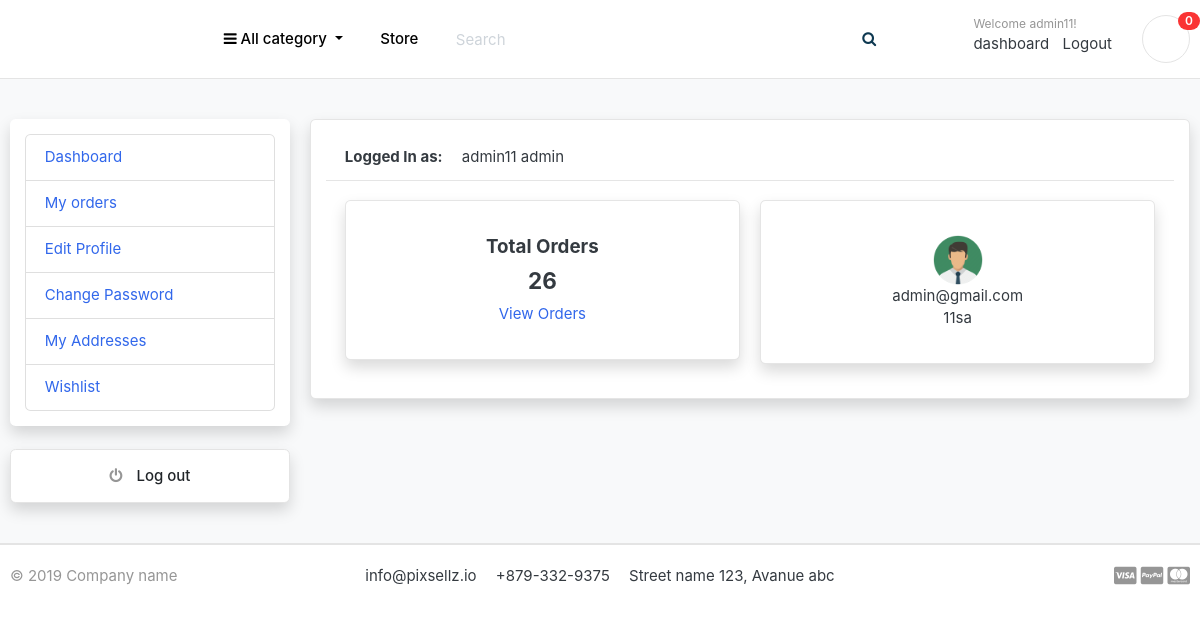
Screenshot of /accounts/dashboard/ (signed in) with the database file from the repository.
### accounts/models.py (models this page shows, shortened)
class Account(AbstractBaseUser,PermissionsMixin):
    first_name = models.CharField(max_length=50)
    last_name = models.CharField(max_length=50)
    username = models.CharField(max_length=50, unique=True)
    email = models.CharField(max_length=50, unique=True)
    phone_number = models.CharField(max_length=50, unique=True)
    date_joined = models.DateTimeField(auto_now_add=True)
    last_login = models.DateTimeField(auto_now_add=True)
    is_admin = models.BooleanField(default=False)
    is_staff = models.BooleanField(default=False)
    is_active = models.BooleanField(default=True)
    is_superadmin = models.BooleanField(default=False)
    is_verified = models.BooleanField(default=False)
    USERNAME_FIELD = 'email'
    REQUIRED_FIELDS = ['username', 'first_name', 'last_name']
    objects = MyAccountManager()

class UserProfile(models.Model):
    user = models.OneToOneField(Account, on_delete=models.CASCADE)
    address_line_1 = models.CharField(blank=True, max_length=100)
    address_line_2 = models.CharField(blank=True, max_length=100)
    profile_picture = models.ImageField(blank=True, upload_to='userprofile')
    city = models.CharField(blank=True, max_length=20)
    state = models.CharField(blank=True, max_length=20)
    country = models.CharField(blank=True, max_length=20)

### accounts/views.py (the view)
# urls.py: path('dashboard/', views.dashboard, name='dashboard'),
@login_required(login_url = 'signin')
def dashboard(request):
    orders = Order.objects.order_by('-created_at').filter(user_id=request.user.id, is_ordered=True)
    orders_count = orders.count()
    userprofile = UserProfile.objects.get(user_id=request.user.id)
    context = {
        'orders_count' : orders_count,
        'userprofile' : userprofile,
    }
    return render(request, 'user/dashboard.html', context)

### brand/context_processors.py (called while the page is built)
def menulinks(request):
    links = Brand.objects.all()
    return dict(link=links)

### carts/context_processors.py (called while the page is built)
def counter(request):
    cart_count = 0
    if 'admin' in request.path:
        return {}
    else:
        try:
            cart = Cart.objects.filter(cart_id=_cart_id(request))
            if request.user.is_authenticated:
                cart_items = CartItem.objects.all().filter(user=request.user)
            else:
                cart_items = CartItem.objects.all().filter(cart=cart[:1])
            for cart_item in cart_items:
                cart_count += cart_item.quantity
        except Cart.DoesNotExist:
            cart_item = 0
    return dict(cart_count=cart_count)

### carts/views.py (called while the page is built)
def _cart_id(request):
    cart = request.session.session_key
    if not cart:
        cart = request.session.create()
    return cart

### category/context_processors.py (called while the page is built)
def menu_links(request):
    links = Category.objects.all()
    return dict(links=links)

### category/models.py (called while the page is built)
    def get_url(self):
        return reverse('products_by_category', args=[self.slug])

### templates/user/dashboard.html
{% extends 'user/base.html' %}
{% block content %}
<section class="section-conten padding-y bg">
    <div class="container">
        <div class="row">
        {% include 'user/includes/dashboard_sidebar.html' %}
        <main class="col-md-9">
            <article class="card shadow p-3 bg-white rounded">
            <header class="card-header">
                <strong class="d-inline-block mr-3">Logged In as:</strong>
                <span>{{ user.first_name }} {{ user.last_name }}</span>
            </header>
            <div class="card-body">
                <div class="row">
                    <div class="col-md-6">
                        <div class="card shadow p-3 bg-white rounded" style="text-align: center;">
                            <div class="card-body">
                                <h5 class="title">Total Orders</h5>
                                <h4>{{orders_count}}</h4>
                                <a href="{% url 'my_orders' %}">View Orders</a>
                            </div>
                        </div>
                    </div>
                    <div class="col-md-6">
                        <div class="card shadow p-3 bg-white rounded" style="text-align: center;">
                            <div class="card-body">
                               <img src="{{userprofile.profile_picture.url}}" alt="User PRofile Picture" width="50" height="50" style="border-radius:50%;">
                               <p class="mb-0">{{user.email}}</p>
                               <p>{{user.phone_number}}</p>
                            </div>
                        </div>
                    </div>
                </div>
            </div>
            </article>
        </main>
    </div>
    </div>
    </section>
{% endblock %}

### templates/user/includes/navbar.html (shortened to what this page needs)
{% load static %}
<header class="section-header">
    <section class="header-main border-bottom">
        <div class="container">
            <div class="row align-items-center">
                <div class="col-lg-2 col-md-3 col-6">
                    <a href="{% url 'homepage' %}" class="brand-wrap">
                        <h3 style="color: white;">Gadgetcart</h3>
                    </a>
                </div>
                <div class="col-lg col-sm col-md col-6 flex-grow-0">
                    <div class="category-wrap dropdown d-inline-block float-right">
                        <button type="button" class="btn btn-primary dropdown-toggle" data-toggle="dropdown"
                            style="color: black; background-color: white; border-color: #ffffff">
                            <i class="fa fa-bars"></i> All category
                        </button>
                    </div>
                </div>
                <a href="{% url 'store' %}" class="btn btn-outline-primary"
                    style="color: black; background-color: white; border-color: #ffffff">Store</a>
                <div class="col-lg  col-md-6 col-sm-12 col">
                    <form action="{% url 'search' %}" class="search" method="get">
                        <div class="input-group w-100">
                            <input type="text" class="form-control" style="width:60%; border-color: white;"
                                placeholder="Search" name="keyword">
                            <div class="input-group-append">
                                <button class="btn btn-primary" type="submit"
                                    style="color: #0E3951; background-color: #ffffff; border-color: #ffffff">
                                    <i class="fa fa-search"></i>
                                </button>
                            </div>
                        </div>
                    </form>
                </div>
                <div class="col-lg-3 col-sm-6 col-8 order-2 order-lg-3">
                    <div class="d-flex justify-content-end mb-3 mb-lg-0">
                        {% if user.id is None %}
                        <div class="widget-header">
                            <small class="title text-muted">Welcome guest!</small>
                            <div>
                                <a href="{% url 'signin' %}">Sign in</a> <span class="dark-transp"
                                    style="color: rgb(255, 255, 255);"> | </span>
                                <a href="{% url 'register' %}"> Register</a>
                            </div>
                        </div>
                        {% else %}
                        <div class="widget-header">
                            <small class="title text-muted">Welcome {{user.first_name}}!</small>
                            <div>
                                <a href="{% url 'dashboard' %}">dashboard</a> <span class="dark-transp"
                                    style="color: rgb(255, 255, 255);"> | </span>
                                <a href="{% url 'signout' %}"> Logout</a>
                            </div>
                        </div>
                        {% endif %}
                        <a href="{% url 'cart' %}" class="widget-header pl-3 ml-3">
                            <div class="icon icon-sm rounded-circle border" style="color: white;"><i
                                    class="fa fa-shopping-cart" style="color: white;"></i></div>
                            <span class="badge badge-pill badge-danger notify">{{ cart_count }}</span>
                        </a>
                    </div>
                </div>
            </div>
        </div>
    </section>
</header>

### gadgetcart/static/css/ui.css (style rules this page uses)
html { font-family: "Inter", sans-serif; font-size: 15px; }
.icon-xs, .icon-sm, .icon-md, .icon-lg { display: inline-block; text-align: center; flex-shrink: 0; flex-grow: 0; }
.icon-sm { width: 48px; height: 48px; line-height: 48px !important; font-size: 20px; }
.padding-y { padding-top: 40px; padding-bottom: 40px; }
article:after, .form-group:after { display: block; clear: both; content: ""; }
.bg { background-color: #f8f9fa; }
.bg-white { background-color: #fff; }
p:last-child { margin-bottom: 0; }
.header-main { position: relative; padding-top: 1rem; padding-bottom: 1rem; }
.widget-header { display: inline-block; vertical-align: middle; position: relative; }
.widget-header a { color: #343a40; }
.widget-header i { color: #969696; }
.widget-header .title { display: block; }
.widget-header .notify { position: absolute; top: -3px; right: -10px; }
.notify { position: absolute; top: -4px; right: -10px; display: inline-block; padding: 0.25em 0.6em; font-size: 12px; line-height: 1; text-align: center; border-radius: 3rem; color: #fff; background-color: #fa3434; }

### rows the page displays
Account: first_name "admin11", last_name "admin", email "admin@gmail.com", phone_number "11sa"
UserProfile: profile_picture (picture)

### other values shown
{{ cart_count }} "0"
{{ orders_count }} "26"
